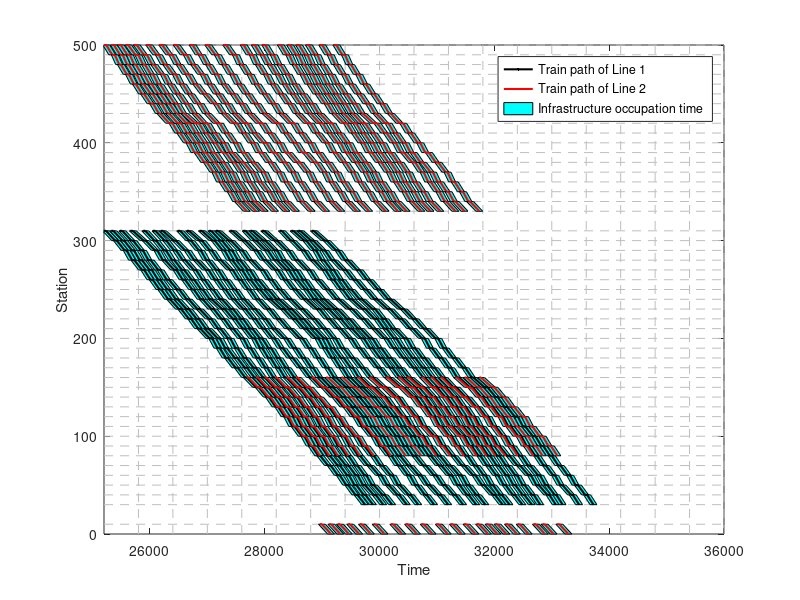

Write MATLAB code to recreate this figure. (Note: a time limit stopped this script after it produced the figure.)
load('result.mat');

%% Arrival_1 and Arrival_2 represent the arrival times of trains after compression.
%% Departure_1 and Departure_2 represent the departure times of trains after compression.
Arrival_1=Arrival1;
Arrival_2=Arrival2;
Departure_1=Departure1;
Departure_2=Departure2;
Compression=zeros(1,39);
kk=zeros(1,39);

%% The method is the same as the algorithm introduced in Fig.7. 
%% Binary variable VCor12 represents whether the train of Line 1 is virtually coupled with its front train or its rear train.
ii=0;
for i=1:19
    ii=ii+1;
    if i==1
    if VCor12(i,1)==0
        Compression(ii)=min(Departure_2(i,18:26)-Departure_1(i,16:24))-30;
        if Compression(ii)<0
            disp('Warning!');
        else
            if Compression(ii)>0
                Departure_2(i,:)=Departure_2(i,:)-Compression(ii);
                Arrival_2(i,:)=Arrival_2(i,:)-Compression(ii);
            end
        end
        if min(Departure_2(i,18:26)-Departure_1(i,16:24))-min(Departure2(i,18:26)-Departure1(i,16:24))~=0
            kk(ii)=min(Departure_2(i,18:26)-Departure_1(i,16:24))-min(Departure2(i,18:26)-Departure1(i,16:24));
            Departure_1(i,:)=Departure_1(i,:)+kk(ii);
            Arrival_1(i,:)=Arrival_1(i,:)+kk(ii);
        end
    else
        if VCor12(i,1)==1
            Compression(ii)=min(Departure_2(i,18:26)-Departure_1(i,16:24))-120;
        if Compression(ii)<0
            disp('Warning!');
        else
            if Compression(ii)>0
                Departure_2(i,:)=Departure_2(i,:)-Compression(ii);
                Arrival_2(i,:)=Arrival_2(i,:)-Compression(ii);
            end
        end
        end
    end
    else
        if i>1
            if VCor12(i,1)==0
                 Compression(ii)=min([Departure_2(i,18:26)-Departure_1(i,16:24)-30,Departure_2(i,1:end-1)-Departure_2(i-1,1:end-1)-120]);
                 if Compression(ii)<0
                     disp('Warning!');
                 else
                     if Compression(ii)>0
                         Departure_2(i,:)=Departure_2(i,:)-Compression(ii);
                         Arrival_2(i,:)=Arrival_2(i,:)-Compression(ii);
                     end
                 end
                 if min(Departure_2(i,18:26)-Departure_1(i,16:24))-min(Departure2(i,18:26)-Departure1(i,16:24))~=0
                     kk(ii)=min(Departure_2(i,18:26)-Departure_1(i,16:24))-min(Departure2(i,18:26)-Departure1(i,16:24));
                     Departure_1(i,:)=Departure_1(i,:)+kk(ii);
                     Arrival_1(i,:)=Arrival_1(i,:)+kk(ii);
                 end
            else
                 if VCor12(i,1)==1
                     Compression(ii)=min([Departure_2(i,18:26)-Departure_1(i,16:24)-120,Departure_2(i,1:end-1)-Departure_2(i-1,1:end-1)-120]);
                     if Compression(ii)<0
                         disp('Warning!');
                     else
                         if Compression(ii)>0
                              Departure_2(i,:)=Departure_2(i,:)-Compression(ii);
                              Arrival_2(i,:)=Arrival_2(i,:)-Compression(ii);
                         end
                     end
                end
            end
        end     
    end
    ii=ii+1;
    if VCor12(i+1,2)==0
        Compression(ii)=min([Departure_1(i+1,16:24)-Departure_2(i,18:26)-30,Departure_1(i+1,1:end-1)-Departure_1(i,1:end-1)-120]);
        if Compression(ii)<0
            disp('Warning!');
        else
            if Compression(ii)>0
                Departure_1(i+1,:)=Departure_1(i+1,:)-Compression(ii);
                Arrival_1(i+1,:)=Arrival_1(i+1,:)-Compression(ii);
            end
        end
        if min(Departure_1(i+1,16:24)-Departure_2(i,18:26))-min(Departure1(i+1,16:24)-Departure2(i,18:26))~=0
            kk(ii)=min(Departure_1(i+1,16:24)-Departure_2(i,18:26))-min(Departure1(i+1,16:24)-Departure2(i,18:26));
            Departure_2(i,:)=Departure_2(i,:)+kk(ii);
            Arrival_2(i,:)=Arrival_2(i,:)+kk(ii);
        end
    else
        if VCor12(i+1,2)==1
            Compression(ii)=min([Departure_1(i+1,16:24)-Departure_2(i,18:26)-120,Departure_1(i+1,1:end-1)-Departure_1(i,1:end-1)-120]);
        if Compression(ii)<0
            disp('Warning!');
        else
            if Compression(ii)>0
                Departure_1(i+1,:)=Departure_1(i+1,:)-Compression(ii);
                Arrival_1(i+1,:)=Arrival_1(i+1,:)-Compression(ii);
            end
        end
        end
    end
end
i=i+1;
ii=ii+1;
    if VCor12(i,1)==0
        Compression(ii)=min([Departure_2(i,18:26)-Departure_1(i,16:24)-30,Departure_2(i,1:end-1)-Departure_2(i-1,1:end-1)-120]);
        if Compression(ii)<0
            disp('Warning!');
        else
            if Compression(ii)>0
                Departure_2(i,:)=Departure_2(i,:)-Compression(ii);
                Arrival_2(i,:)=Arrival_2(i,:)-Compression(ii);
            end
        end
        if min(Departure_2(i,18:26)-Departure_1(i,16:24))-min(Departure2(i,18:26)-Departure1(i,16:24))~=0
            kk(ii)=min(Departure_2(i,18:26)-Departure_1(i,16:24))-min(Departure2(i,18:26)-Departure1(i,16:24));
            Departure_1(i,:)=Departure_1(i,:)+kk(ii);
            Arrival_1(i,:)=Arrival_1(i,:)+kk(ii);
        end
    else
        if VCor12(i,1)==1
            Compression(ii)=min([Departure_2(i,18:26)-Departure_1(i,16:24)-120,Departure_2(i,1:end-1)-Departure_2(i-1,1:end-1)-120]);
        if Compression(ii)<0
            disp('Warning!');
        else
            if Compression(ii)>0
                Departure_2(i,:)=Departure_2(i,:)-Compression(ii);
                Arrival_2(i,:)=Arrival_2(i,:)-Compression(ii);
            end
        end
        end
    end
            
for i=1:50
    x=[];
    y=[];
    x(1)=7*3600;
    y(1)=i*10;
    x(2)=10*3600;
    y(2)=i*10;
    if i~=2 && i~=32
        plot(x,y,'--','Color',[0.7451,0.7451,0.7451]);
        hold on
    end
end
for i=1:18
    x=[];
    y=[];
    x(1)=i*600+7*3600;
    y(1)=0;
    x(2)=i*600+7*3600;
    y(2)=510;
    plot(x,y,'--','Color',[0.7451,0.7451,0.7451]);
    hold on
end

for i=1:20
    a=310;
    for j=1:15
        x=[];
        y=[];
        x(1)=double(Departure_1(i,j))-60;
        y(1)=a;
        x(2)=double(Departure_1(i,j))+60;
        y(2)=a;
        x(3)=double(Arrival_1(i,j+1))+60;
        y(3)=a-10;
        x(4)=double(Arrival_1(i,j+1))-60;
        y(4)=a-10;
        x(5)=x(1);
        y(5)=y(1);
        fill(x,y,'c');
        hold on
        x=[];
        y=[];
        x(1)=double(Arrival_1(i,j));
        y(1)=a;
        x(2)=double(Departure_1(i,j));
        y(2)=a;
        plot(x,y,'-','Color',[0 0 0],'LineWidth',1.5);
        hold on
        x=[];
        y=[];
        x(1)=double(Departure_1(i,j));
        y(1)=a;
        x(2)=double(Arrival_1(i,j+1));
        y(2)=a-10;
        plot(x,y,'-','Color',[0 0 0],'LineWidth',1.5);
        hold on
        a=a-10;
    end
    for j=16:23
        x=[];
        y=[];
        if VCor12(i,1)==0
            x(1)=double(Departure_1(i,j))-60;
            y(1)=a;
            x(2)=double(Departure_2(i,j+2))+60;
            y(2)=a;
            x(3)=double(Arrival_2(i,j+3))+60;
            y(3)=a-10;
            x(4)=double(Arrival_1(i,j+1))-60;
            y(4)=a-10;
            x(5)=x(1);
            y(5)=y(1);
            fill(x,y,'c');        
            hold on
        else
            if VCor12(i,2)==0 && i>1
                x(1)=double(Departure_1(i,j))+60;
                y(1)=a;
                x(2)=double(Departure_2(i-1,j+2))-60;
                y(2)=a;
                x(3)=double(Arrival_2(i-1,j+3))-60;
                y(3)=a-10;
                x(4)=double(Arrival_1(i,j+1))+60;
                y(4)=a-10;
                x(5)=x(1);
                y(5)=y(1);
                fill(x,y,'c');        
                hold on
            else
                x(1)=double(Departure_1(i,j))-60;
                y(1)=a;
                x(2)=double(Departure_1(i,j))+60;
                y(2)=a;
                x(3)=double(Arrival_1(i,j+1))+60;
                y(3)=a-10;
                x(4)=double(Arrival_1(i,j+1))-60;
                y(4)=a-10;
                x(5)=x(1);
                y(5)=y(1);
                fill(x,y,'c');
                hold on
            end
        end
        x=[];
        y=[];
        x(1)=double(Arrival_1(i,j));
        y(1)=a;
        x(2)=double(Departure_1(i,j));
        y(2)=a;
        plot(x,y,'-','Color',[0 0 0],'LineWidth',1.5);
        hold on
        x=[];
        y=[];
        x(1)=double(Departure_1(i,j));
        y(1)=a;
        x(2)=double(Arrival_1(i,j+1));
        y(2)=a-10;
        plot(x,y,'-','Color',[0 0 0],'LineWidth',1.5);
        hold on
        a=a-10;
    end
    for j=24:28
        x=[];
        y=[];
        x(1)=double(Departure_1(i,j))-60;
        y(1)=a;
        x(2)=double(Departure_1(i,j))+60;
        y(2)=a;
        x(3)=double(Arrival_1(i,j+1))+60;
        y(3)=a-10;
        x(4)=double(Arrival_1(i,j+1))-60;
        y(4)=a-10;
        x(5)=x(1);
        y(5)=y(1);
        fill(x,y,'c');
        hold on
        x=[];
        y=[];
        x(1)=double(Arrival_1(i,j));
        y(1)=a;
        x(2)=double(Departure_1(i,j));
        y(2)=a;
        plot(x,y,'-','Color',[0 0 0],'LineWidth',1.5);
        hold on
        x=[];
        y=[];
        x(1)=double(Departure_1(i,j));
        y(1)=a;
        x(2)=double(Arrival_1(i,j+1));
        y(2)=a-10;
        plot(x,y,'-','Color',[0 0 0],'LineWidth',1.5);
        hold on
        a=a-10;
    end
end
for i=1:20
    c=500;
    for j=1:17
        x=[];
        y=[];
        x(1)=double(Departure_2(i,j))-60;
        y(1)=c;
        x(2)=double(Departure_2(i,j))+60;
        y(2)=c;
        x(3)=double(Arrival_2(i,j+1))+60;
        y(3)=c-10;
        x(4)=double(Arrival_2(i,j+1))-60;
        y(4)=c-10;
        x(5)=x(1);
        y(5)=y(1);
        fill(x,y,'c');
        hold on
        x=[];
        y=[];
        x(1)=double(Arrival_2(i,j));
        y(1)=c;
        x(2)=double(Departure_2(i,j));
        y(2)=c;
        plot(x,y,'-','Color',[1 0 0],'LineWidth',1.5);
        hold on
        x=[];
        y=[];
        x(1)=double(Departure_2(i,j));
        y(1)=c;
        x(2)=double(Arrival_2(i,j+1));
        y(2)=c-10;
        plot(x,y,'-','Color',[1 0 0],'LineWidth',1.5);
        hold on
        c=c-10;
    end
    c=160;
    for j=18:25
        if i<20
        if VCor12(i,1)==1 && VCor12(i+1,2)==1
                x=[];
                y=[];
                x(1)=double(Departure_2(i,j))-60;
                y(1)=c;
                x(2)=double(Departure_2(i,j))+60;
                y(2)=c;
                x(3)=double(Arrival_2(i,j+1))+60;
                y(3)=c-10;
                x(4)=double(Arrival_2(i,j+1))-60;
                y(4)=c-10;
                x(5)=x(1);
                y(5)=y(1);
                fill(x,y,'c');
                hold on
        end
        end
        if i==20
                x=[];
                y=[];
                x(1)=double(Departure_2(i,j))-60;
                y(1)=c;
                x(2)=double(Departure_2(i,j))+60;
                y(2)=c;
                x(3)=double(Arrival_2(i,j+1))+60;
                y(3)=c-10;
                x(4)=double(Arrival_2(i,j+1))-60;
                y(4)=c-10;
                x(5)=x(1);
                y(5)=y(1);
                fill(x,y,'c');
                hold on
        end
        x=[];
        y=[];
        x(1)=double(Arrival_2(i,j));
        y(1)=c;
        x(2)=double(Departure_2(i,j));
        y(2)=c;
        plot(x,y,'-','Color',[1 0 0],'LineWidth',1.5);
        hold on
        x=[];
        y=[];
        x(1)=double(Departure_2(i,j));
        y(1)=c;
        x(2)=double(Arrival_2(i,j+1));
        y(2)=c-10;
        plot(x,y,'-','Color',[1 0 0],'LineWidth',1.5);
        hold on
        c=c-10;
    end
    j=j+1;
            x=[];
        y=[];
        x(1)=double(Departure_2(i,j))-60;
        y(1)=10;
        x(2)=double(Departure_2(i,j))+60;
        y(2)=10;
        x(3)=double(Arrival_2(i,j+1))+60;
        y(3)=0;
        x(4)=double(Arrival_2(i,j+1))-60;
        y(4)=0;
        x(5)=x(1);
        y(5)=y(1);
        fill(x,y,'c');
        hold on
        x=[];
        y=[];
        x(1)=double(Arrival_2(i,j));
        y(1)=10;
        x(2)=double(Departure_2(i,j));
        y(2)=10;
        plot(x,y,'-','Color',[1 0 0],'LineWidth',1.5);
        hold on
        x=[];
        y=[];
        x(1)=double(Departure_2(i,j));
        y(1)=10;
        x(2)=double(Arrival_2(i,j+1));
        y(2)=0;
        plot(x,y,'-','Color',[1 0 0],'LineWidth',1.5);
        hold on
end
axis([7*3600 10*3600 0 500]);
Ct(1)=plot(NaN,NaN,'Color',[0 0 0],'LineWidth',1.5);
Ct(2)=plot(NaN,NaN,'Color',[1 0 0],'LineWidth',1.5);
Ct(3)=fill(NaN,NaN,'c');
legend(Ct,'Train path of Line 1','Train path of Line 2','Infrastructure occupation time');
xlabel('Time');ylabel('Station');
UIC4061=(Departure_1(end,1)-Departure_1(1,1))/(Departure1(end,1)-Departure1(1,1));
UIC4062=(Departure_2(end,1)-Departure_2(1,1))/(Departure2(end,1)-Departure2(1,1));
UIC406z=(Departure_1(end,1)-Departure_1(1,1)+Departure_2(end,1)-Departure_2(1,1))/(Departure1(end,1)-Departure1(1,1)+Departure2(end,1)-Departure2(1,1));
    
deltaD1=Departure1-Departure_1;
deltaD2=Departure2-Departure_2;
for i=1:20
    deltaD(2*i-1,1)=deltaD1(i,1);
    deltaD(2*i,1)=deltaD2(i,1);
end
delta11=deltaD(2:end,1)-deltaD(1:end-1,1);
